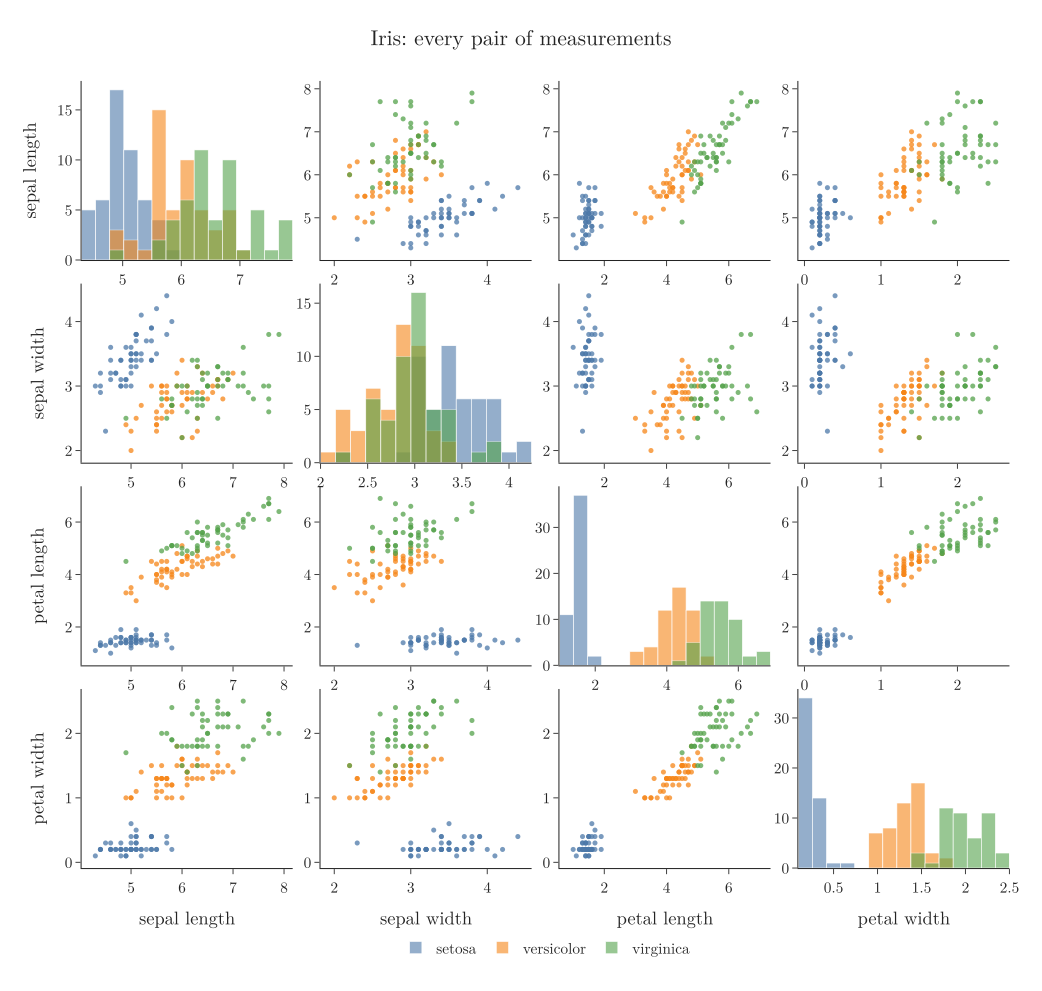

Generate this figure with Python:
"""Iris: pair plot of the four measurements, coloured by species (histograms on the diagonal)."""
import plotly.graph_objects as go
from plotly.subplots import make_subplots
from common import load, save_px, FONT, BLUE, ORANGE, GREEN

iris = load("iris")
cols = ["sepal_length", "sepal_width", "petal_length", "petal_width"]
colours = {"setosa": BLUE, "versicolor": ORANGE, "virginica": GREEN}
n = len(cols)
fig = make_subplots(rows=n, cols=n, horizontal_spacing=0.03, vertical_spacing=0.03)
for i, yc in enumerate(cols):
    for j, xc in enumerate(cols):
        for k, (sp, c) in enumerate(colours.items()):
            d = iris[iris.species == sp]
            first = i == 0 and j == 0
            if i == j:  # a column against itself: show its distribution instead
                tr = go.Histogram(x=d[xc], marker_color=c, opacity=0.6, xbins=dict(start=iris[xc].min(), end=iris[xc].max(), size=(iris[xc].max() - iris[xc].min()) / 15), name=sp, showlegend=first)
            else:
                tr = go.Scatter(x=d[xc], y=d[yc], mode="markers", marker=dict(color=c, size=5, opacity=0.75),
                                name=sp, showlegend=False)
            fig.add_trace(tr, i + 1, j + 1)
        if i == n - 1:
            fig.update_xaxes(title_text=xc.replace("_", " "), row=i + 1, col=j + 1)
        if j == 0:
            fig.update_yaxes(title_text=yc.replace("_", " "), row=i + 1, col=j + 1)
fig.update_layout(template="simple_white", barmode="overlay", width=1000, height=950, font={**FONT, "size": 15},
                  title=dict(text="Iris: every pair of measurements", x=0.5),
                  legend=dict(orientation="h", x=0.5, xanchor="center", y=-0.08),
                  margin=dict(l=70, r=20, t=70, b=110))
save_px(fig, "pairplot_iris")
